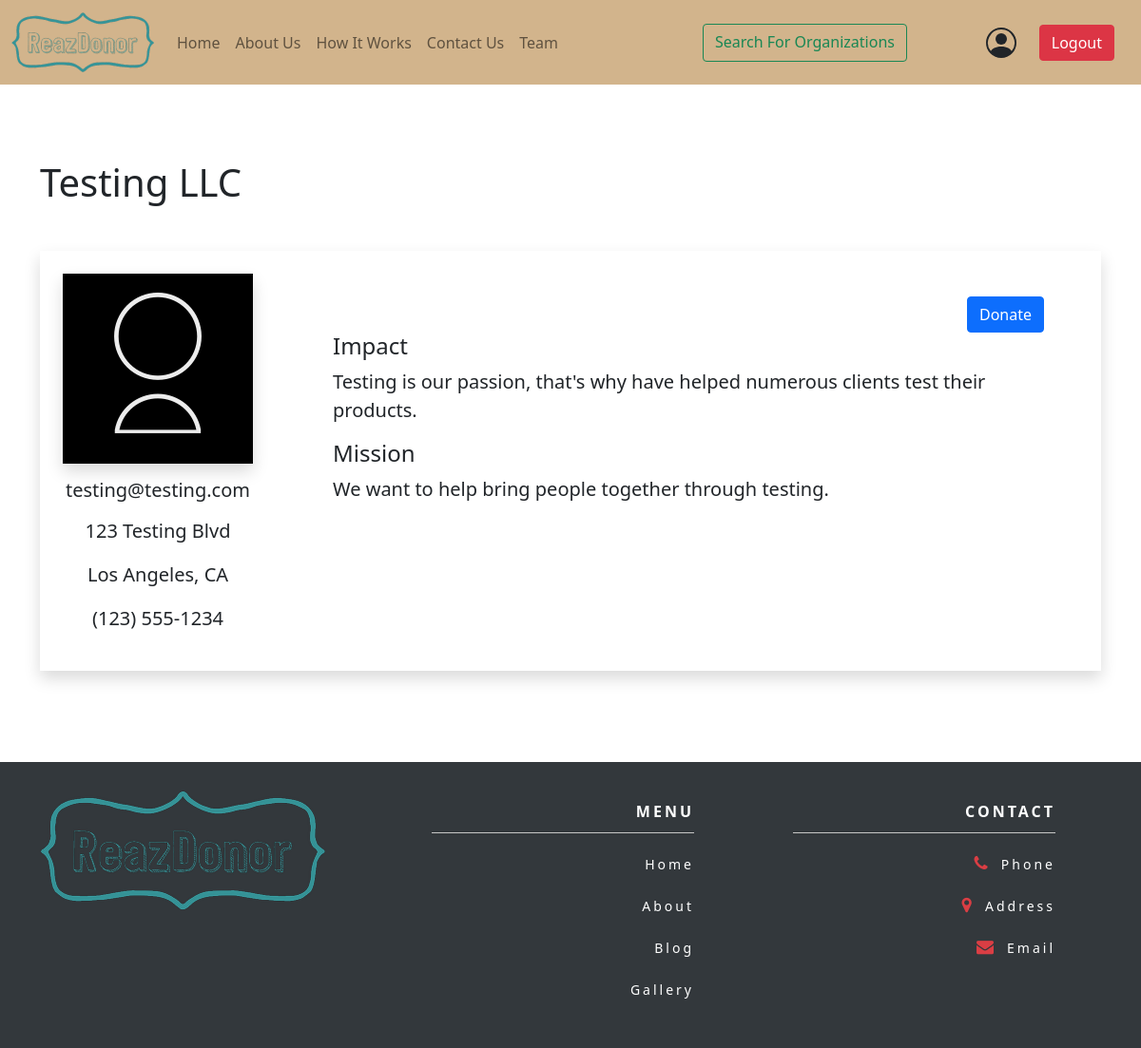
Page /organization/ba6983ad05ccde8513d43bf66f9f6b52 (signed in) on the committed database.
### reazdonor/models.py (models this page shows, shortened)
class Organization(db.Model, UserMixin):
	id = db.Column(db.String(32), primary_key = True, default = secrets.token_hex(16))
	email = db.Column(db.String(120), unique = True, nullable = False)
	password = db.Column(db.String(60), nullable = False)
	organization_name = db.Column(db.String(50), nullable = False)
	first_name = db.Column(db.String(20), nullable = False)
	last_name = db.Column(db.String(20), nullable = False)
	address = db.Column(db.String(120), nullable = False)
	address2 = db.Column(db.String(120))
	city = db.Column(db.String(20), nullable = False)
	state = db.Column(db.String(2), nullable = False)
	phone = db.Column(db.String(10), nullable = False, default = '1235551234')
	logo = db.Column(db.String(20), nullable = False, default = 'default.png')
	mission = db.Column(db.Text)
	impact = db.Column(db.Text)
	assistance = db.Column(db.Boolean, nullable = False, default = False)
	transaction = db.relationship('Donations', backref = 'org_txn', lazy = True)

### reazdonor/main/routes.py (the view)
@main.route('/organization/<string:org_id>')
def organization(org_id):
	org = Organization.query.get_or_404(org_id)
	return render_template('org_home.html', title = org.organization_name, org = org)

### reazdonor/models.py (called while the page is built)
@login_manager.user_loader
def load_user(id):
	donor = Donor.query.get(id)
	org = Organization.query.get(id)
	if (org):
		return org
	elif (donor):
		return donor
	return False

### reazdonor/templates/org_home.html (shortened to what this page needs)
{% extends "layout.html" %}
{% block main %}
	<section class="py-5 my-5">
		<div class="container">
			<h1 class="mb-5">{{ org.organization_name }}</h1>
			<div class="bg-white shadow rounded-lg d-block d-sm-flex">
				<div class="p-4">
					<div class="img-circle text-center mb-3">
						<img src="{{ url_for('static', filename = 'images/profiles/' + org.logo) }}" width="200px" height="200px" alt="Image" class="shadow">
					</div>
					<div>
						<h5 class="text-center mb-3">{{ org.email }}</h5>
						<p class="lead text-center">{{ org.address }}</p>
						<p class="lead text-center">{{ org.city }}, {{ org.state }}</p>
						<p class="lead text-center">({{ org.phone[:3] }}) {{ org.phone[3:6] }}-{{ org.phone[6:] }}</p>
					</div>
				</div>
				<div class="p-4 p-md-5" style="width: 100%;">
					<div class="container">
						<div class="d-flex justify-content-end">
							<div>
								<a class="btn btn-primary d-lg-inline-block" id="donate" href="{{ url_for('main.donate', org_id = org.id) }}">Donate</a>
							</div>
						</div>
						<div>
							<h4>Impact</h4>
							<p class="lead">{{ org.impact }}</p>
							<h4>Mission</h4>
							<p class="lead">{{ org.mission }}</p>
						</div>
					</div>
				</div>
			</div>
		</div>
	</section>
{% endblock main %}

### reazdonor/static/stylesheets/ourstyle.css (style rules this page uses)
body { position: relative; min-height: 100vh; margin: 0; padding-bottom: 301px; }

### rows in the picture
Organization: organization_name "Testing LLC", logo (placeholder picture), email "testing@testing.com", address "123 Testing Blvd", city "Los Angeles", state "CA", phone "123", phone "555", phone "1234", impact "Testing is our passion, that's why have helped numerous clients test their products.", mission "We want to help bring people together through testing."
